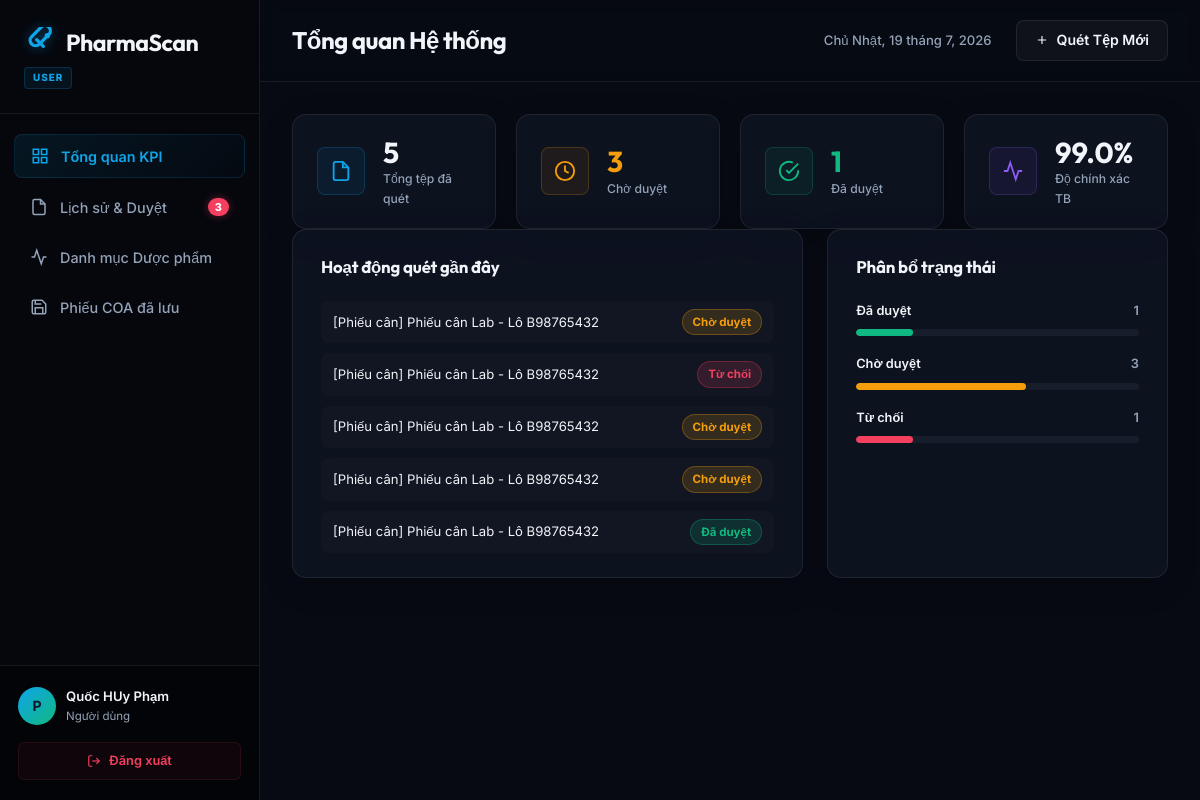
Page /user/dashboard/ (signed in) on the earlier database version.
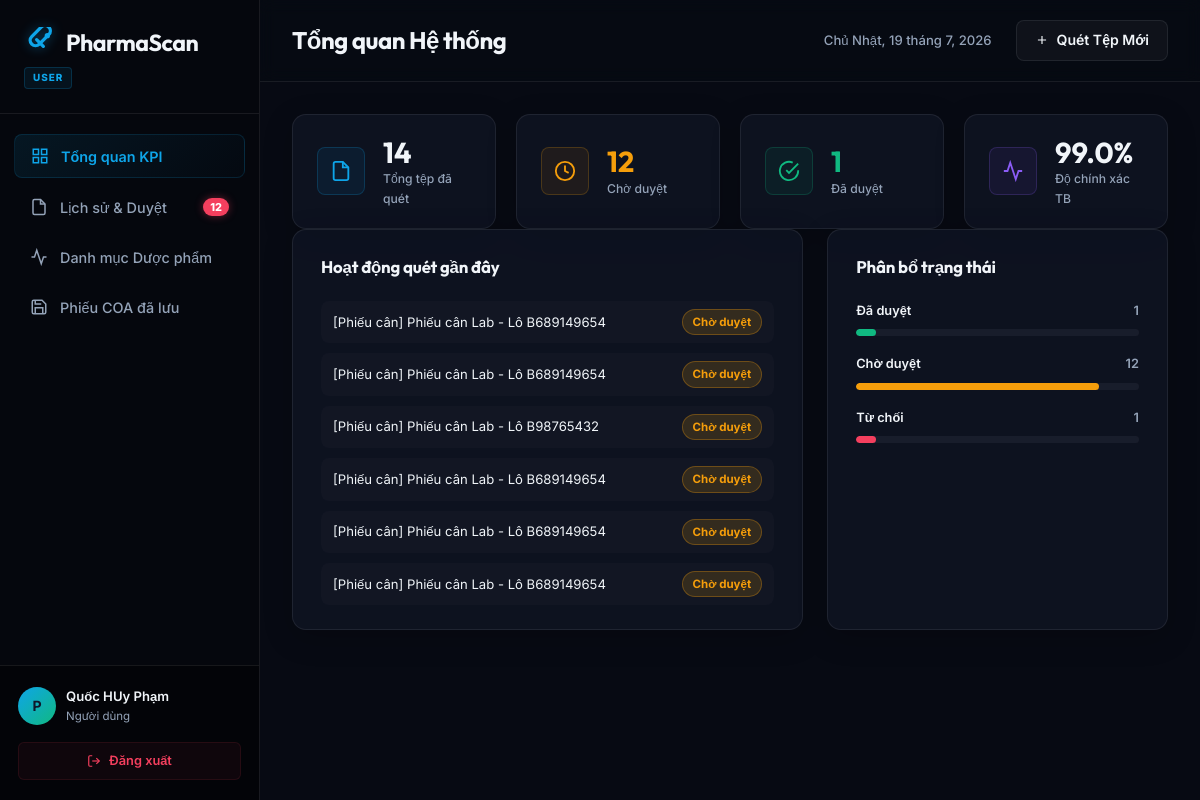
Same page on the later database version.
### user/models.py (models this page shows, shortened)
class ScannedDocument(models.Model):
    STATUS_CHOICES = [
        ('pending', 'Chờ duyệt'),
        ('approved', 'Đã duyệt'),
        ('rejected', 'Từ chối'),
    ]
    user = models.ForeignKey(
        settings.AUTH_USER_MODEL, on_delete=models.CASCADE,
        verbose_name="Người quét"
    )
    file_name = models.CharField(max_length=255, verbose_name="Tên tệp")
    scanned_at = models.DateTimeField(default=timezone.now, verbose_name="Ngày quét")
    status = models.CharField(
        max_length=20, choices=STATUS_CHOICES,
        default='pending', verbose_name="Trạng thái"
    )
    accuracy_score = models.FloatField(default=0.0, verbose_name="Độ chính xác")
    medicine = models.OneToOneField(
        MedicineItem, on_delete=models.SET_NULL,
        null=True, blank=True, verbose_name="Dược phẩm"
    )
    reviewed_by = models.ForeignKey(
        settings.AUTH_USER_MODEL, on_delete=models.SET_NULL,
        null=True, blank=True, related_name='reviewed_docs',
        verbose_name="Người kiểm duyệt"
    )
    reviewed_at = models.DateTimeField(null=True, blank=True, verbose_name="Ngày duyệt")
    notes = models.TextField(blank=True, verbose_name="Ghi chú")
    class Meta:
        verbose_name = "Tài liệu đã quét"
        verbose_name_plural = "Tài liệu đã quét"
        ordering = ['-scanned_at']

### user/views.py (the view)
# urls.py: path('dashboard/', views.dashboard_view, name='dashboard'),
@login_required(login_url='login')
def dashboard_view(request):
    try:
        docs = ScannedDocument.objects.filter(user=request.user).select_related('medicine', 'reviewed_by')
        medicines = MedicineItem.objects.filter(
            scanneddocument__user=request.user
        ).distinct()
        total_scans = docs.count()
        pending_count = docs.filter(status='pending').count()
        approved_count = docs.filter(status='approved').count()
        rejected_count = docs.filter(status='rejected').count()
        latest_docs = docs.order_by('-scanned_at')[:10]
        pending_docs = docs.filter(status='pending').order_by('-scanned_at')[:20]
        approved_medicines = MedicineItem.objects.filter(
            scanneddocument__user=request.user,
            scanneddocument__status='approved'
        ).distinct().order_by('-created_at')[:20]
        avg_accuracy = 0
        if total_scans > 0:
            avg_accuracy = docs.filter(accuracy_score__gt=0).aggregate(Avg('accuracy_score'))['accuracy_score__avg'] or 0
            avg_accuracy = round(avg_accuracy, 1)
        saved_reports = SavedCOAReport.objects.filter(user=request.user).order_by('-saved_at')
        context = {
            'docs': docs,
            'medicines': medicines,
            'total_scans': total_scans,
            'pending_count': pending_count,
            'approved_count': approved_count,
            'rejected_count': rejected_count,
            'latest_docs': latest_docs,
            'pending_docs': pending_docs,
            'approved_medicines': approved_medicines,
            'avg_accuracy': avg_accuracy,
            'saved_reports': saved_reports,
        }
        return render(request, 'user/dashboard.html', context)
    except Exception as e:
        logger.error(f"Error rendering dashboard: {str(e)}")
        return render(request, 'user/dashboard.html', {'error': 'Lỗi hệ thống khi hiển thị dashboard'})

### user/templates/user/dashboard.html (shortened to what the changed rows need)
{% extends 'user/base.html' %}
{% load static %}
{% block content %}
<div class="dashboard-wrapper w-full">
  <aside class="db-sidebar">
    <nav class="db-sidebar-menu">
      <button class="db-menu-item" data-tab="tab-scans">
        <svg class="menu-icon" viewBox="0 0 24 24" fill="none" stroke="currentColor" stroke-width="2"><path d="M14 2H6a2 2 0 0 0-2 2v16a2 2 0 0 0 2 2h12a2 2 0 0 0 2-2V8z"></path><polyline points="14 2 14 8 20 8"></polyline></svg>
        <span>Lịch sử & Duyệt</span>
        <span class="pending-count-bubble" id="side-bubble" style="{% if not pending_count %}display:none{% endif %}">{{ pending_count }}</span>
      </button>
    </nav>
  </aside>
  <main class="db-main">
    <header class="db-navbar">
      <div class="db-nav-left"><h2 id="db-tab-title">Tổng quan Hệ thống</h2></div>
    </header>
    <div class="db-content-scroll">
      <div class="db-tab-pane active" id="tab-overview">
        <div class="kpi-grid">
          <div class="kpi-card glass-card">
            <div class="kpi-details"><span class="kpi-num" id="kpi-total">{{ total_scans }}</span><span class="kpi-label">Tổng tệp đã quét</span></div>
          </div>
          <div class="kpi-card glass-card">
            <div class="kpi-details"><span class="kpi-num" id="kpi-pending" style="color:{% if pending_count > 0 %}#f59e0b{% else %}var(--text-muted){% endif %}">{{ pending_count }}</span><span class="kpi-label">Chờ duyệt</span></div>
          </div>
        </div>
        <div class="charts-grid">
          <div class="card glass-card chart-container-card">
            {% if latest_docs %}
            <div style="display:flex;flex-direction:column;gap:10px">
              {% for doc in latest_docs|slice:":6" %}
              <div style="display:flex;align-items:center;justify-content:space-between;padding:8px 12px;background:rgba(255,255,255,.02);border-radius:8px;gap:10px">
                <span style="font-size:.82rem;overflow:hidden;text-overflow:ellipsis;white-space:nowrap;flex:1">{{ doc.file_name }}</span>
                <span class="sp {% if doc.status == 'pending' %}sp-pending{% elif doc.status == 'approved' %}sp-approved{% else %}sp-rejected{% endif %}">{{ doc.get_status_display }}</span>
              </div>
              {% endfor %}
            </div>
            {% else %}
            <p style="color:var(--text-muted);text-align:center;padding:40px 0;font-size:.88rem">Chưa có dữ liệu.</p>
            {% endif %}
          </div>
          <div class="card glass-card chart-container-card">
            <div class="distribution-list">
              <div class="dist-row"><div class="dist-labels"><span class="name">Chờ duyệt</span><span class="pct">{{ pending_count }}</span></div></div>
            </div>
          </div>
        </div>
      </div>
    </div>
  </main>
</div>
{% endblock %}

Differences in the rows shown:
no longer on this page (row unchanged): ScannedDocument: file_name "[Phiếu cân] Phiếu cân Lab - Lô B98765432", status "Từ chối"
no longer on this page (row unchanged): ScannedDocument: file_name "[Phiếu cân] Phiếu cân Lab - Lô B98765432", status "Chờ duyệt"
no longer on this page (row unchanged): ScannedDocument: file_name "[Phiếu cân] Phiếu cân Lab - Lô B98765432", status "Chờ duyệt"
no longer on this page (row unchanged): ScannedDocument: file_name "[Phiếu cân] Phiếu cân Lab - Lô B98765432", status "Đã duyệt"
added ScannedDocument: file_name "[Phiếu cân] Phiếu cân Lab - Lô B689149654", status "Chờ duyệt"
added ScannedDocument: file_name "[Phiếu cân] Phiếu cân Lab - Lô B689149654", status "Chờ duyệt"
added ScannedDocument: file_name "[Phiếu cân] Phiếu cân Lab - Lô B689149654", status "Chờ duyệt"
added ScannedDocument: file_name "[Phiếu cân] Phiếu cân Lab - Lô B689149654", status "Chờ duyệt"
added ScannedDocument: file_name "[Phiếu cân] Phiếu cân Lab - Lô B689149654", status "Chờ duyệt"
Other differences:
{{ pending_count }}: "3" → "12"
{{ total_scans }}: "5" → "14"
